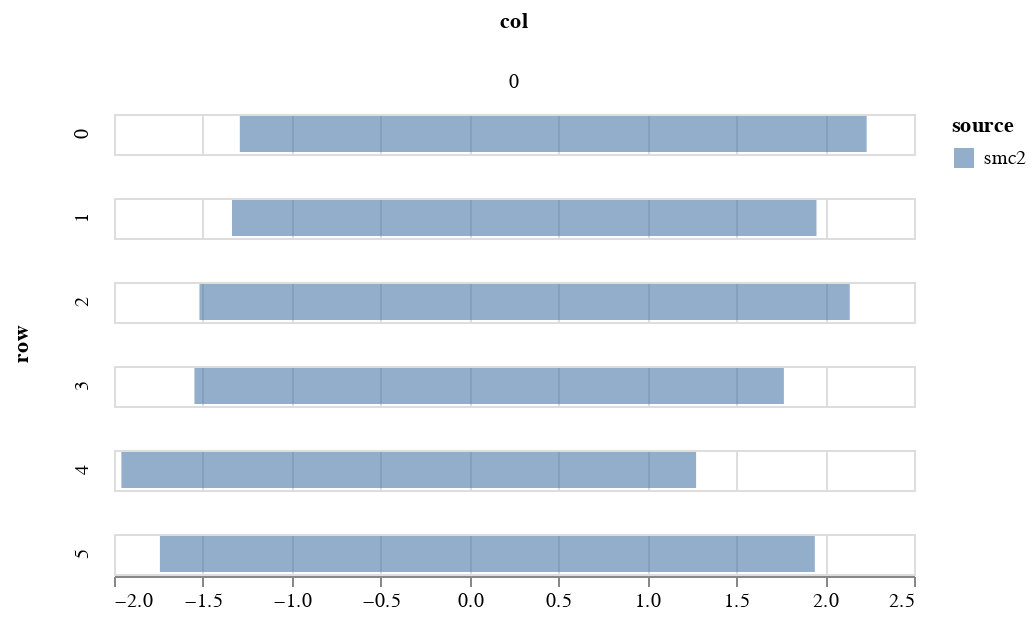

The code cell stored with this chart in its notebook:
### Markdown cell above
## Plot quantiles

### Code cell
param = 'beta'
df = get_post_df(ps_smc2[param])
df_quant = df.groupby(['row', 'col'])[['value']].quantile(0.025).reset_index()
df_quant.rename({'value':'q1'}, axis=1, inplace=True)
df_quant2 = df.groupby(['row', 'col'])[['value']].quantile(0.975).reset_index()
df_quant2.rename({'value':'q2'}, axis=1, inplace=True)

df = df_quant.merge(df_quant2, on=['row', 'col'])

# simple quantile chart
df['source'] = 'smc2'
c1 = alt.Chart(df).mark_bar(opacity=0.6).encode(
        alt.X('q1', title=None),
        alt.X2('q2', title=None),
        alt.Row('row'),
        alt.Column('col'),
        alt.Color('source')
)
c1

### Figure 1 — Vega-Lite specification as saved in the notebook (floating-point values rounded to 4 significant figures)
{"config": {"view": {"continuousWidth": 400, "continuousHeight": 300}}, "data": {"name": "data-74e9fd4a8f6823511133ac3b0cb123c9"}, "mark": {"type": "bar", "opacity": 0.6}, "encoding": {"color": {"type": "nominal", "field": "source"}, "column": {"type": "quantitative", "field": "col"}, "row": {"type": "quantitative", "field": "row"}, "x": {"type": "quantitative", "field": "q1", "title": null}, "x2": {"field": "q2", "title": null}}, "$schema": "https://vega.github.io/schema/vega-lite/v4.8.1.json", "datasets": {"data-74e9fd4a8f6823511133ac3b0cb123c9": [{"row": 0, "col": 0, "q1": -1.292, "q2": 2.234, "source": "smc2"}, {"row": 1, "col": 0, "q1": -1.336, "q2": 1.951, "source": "smc2"}, {"row": 2, "col": 0, "q1": -1.519, "q2": 2.139, "source": "smc2"}, {"row": 3, "col": 0, "q1": -1.548, "q2": 1.768, "source": "smc2"}, {"row": 4, "col": 0, "q1": -1.958, "q2": 1.274, "source": "smc2"}, {"row": 5, "col": 0, "q1": -1.742, "q2": 1.942, "source": "smc2"}]}}
